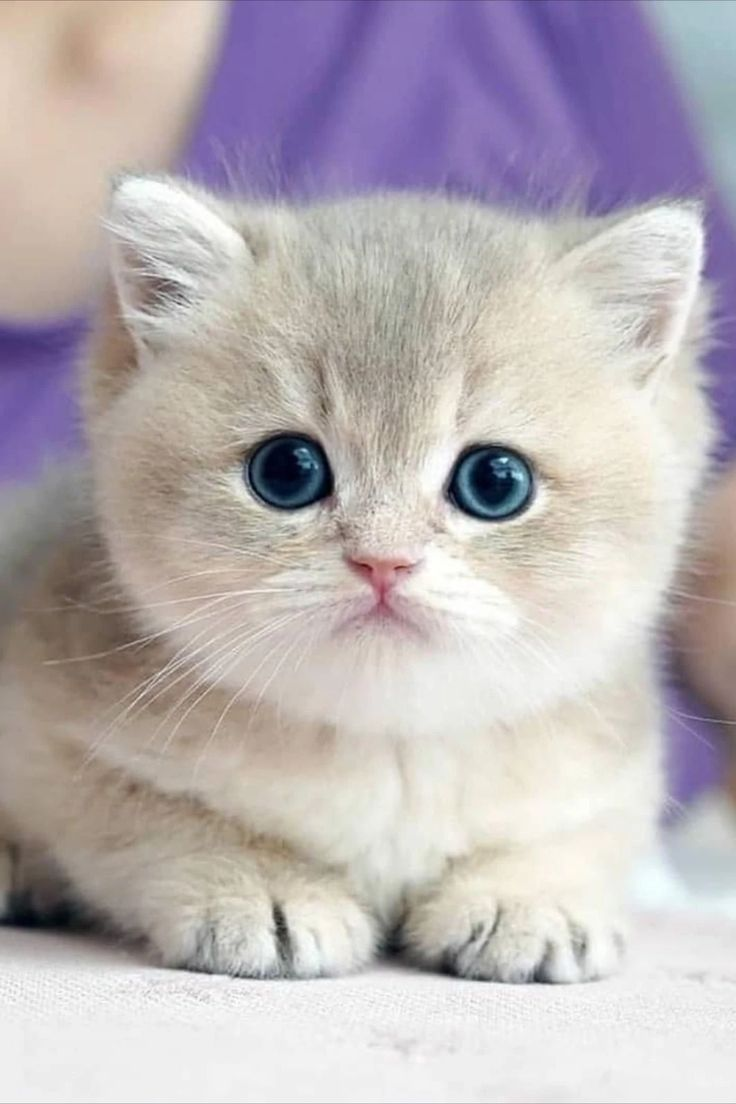
#> input picture images/cat.jpg, 736 x 1104 px
$ python Rotation.py
#> lines starting #> are read from the running program, lines starting #| are printed output that depends on the picture
import cv2

img = cv2.imread('../images/cat.jpg')
#> img is the input picture: shape (1104, 736, 3); mean B, G, R 182, 178.6, 186.2

rotated_90 = cv2.rotate(img,cv2.ROTATE_90_CLOCKWISE)
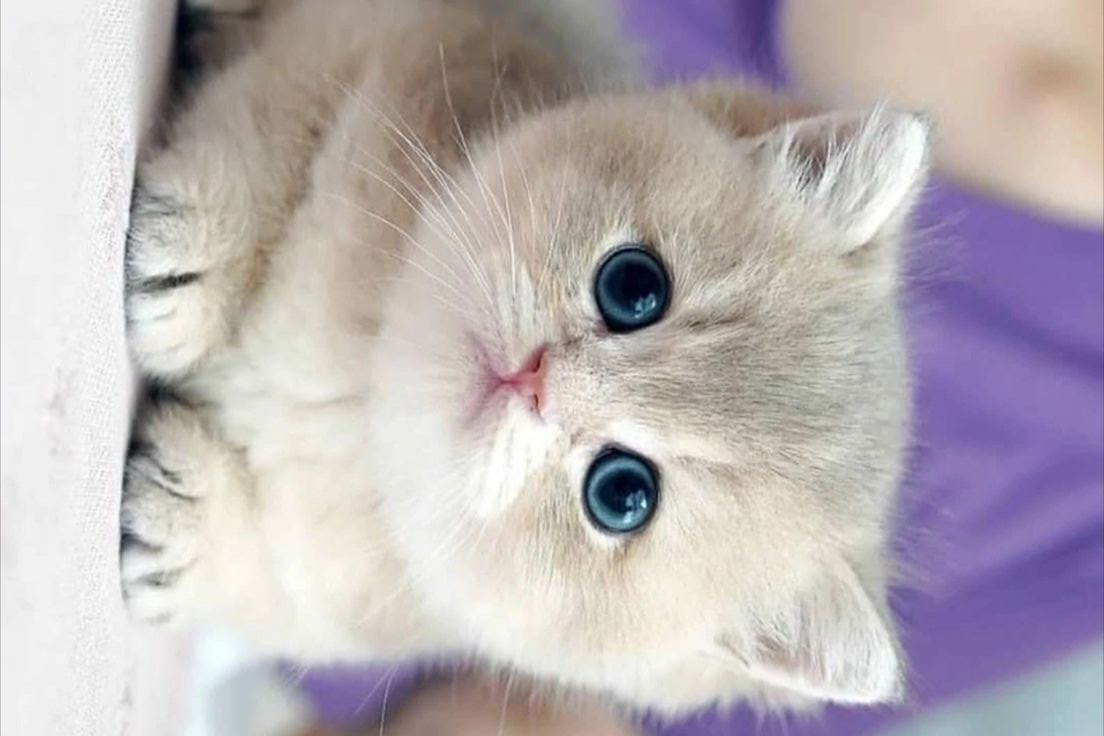
#> rotated_90: shape (736, 1104, 3); mean B, G, R 182, 178.6, 186.2
rotated_180 = cv2.rotate(img,cv2.ROTATE_180)
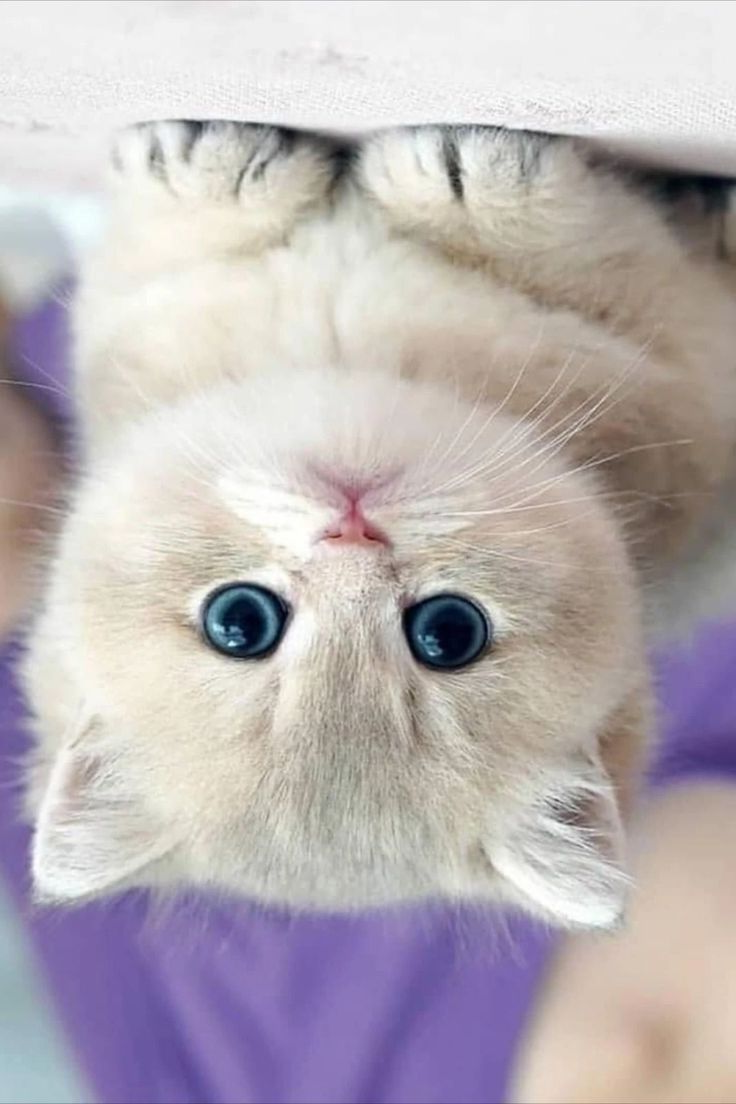
#> rotated_180: shape (1104, 736, 3); mean B, G, R 182, 178.6, 186.2
rotated_90_cc = cv2.rotate(img,cv2.ROTATE_90_COUNTERCLOCKWISE)
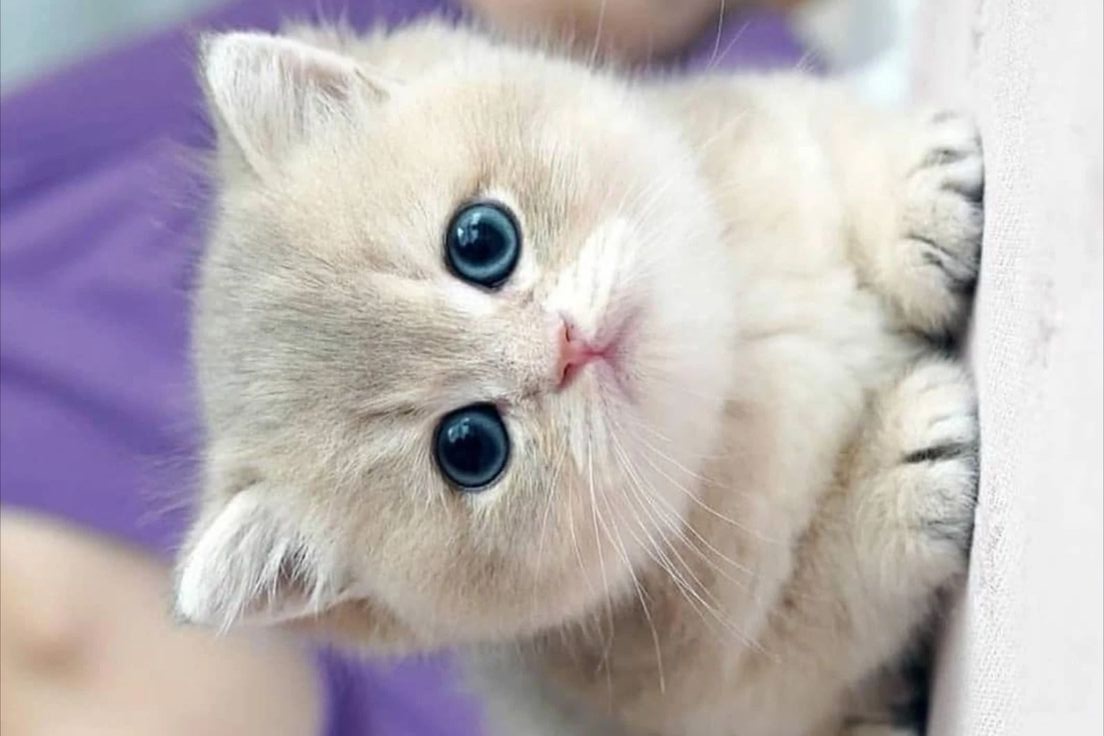
#> rotated_90_cc: shape (736, 1104, 3); mean B, G, R 182, 178.6, 186.2

cv2.imshow("Rotated 90 Degree Clockwise Image",rotated_90)
cv2.imshow("Rotated 180 Degree Image",rotated_180)
cv2.imshow("Rotated 90 Degree Couter Clockwise Image",rotated_90_cc)
cv2.imshow("Original Image",img)
cv2.waitKey(0)
cv2.destroyAllWindows()

m = cv2.getRotationMatrix2D((img.shape[1]//2,img.shape[0]//2),90,1.0)
rotated_image = cv2.warpAffine(img,m,(img.shape[1],img.shape[0]))
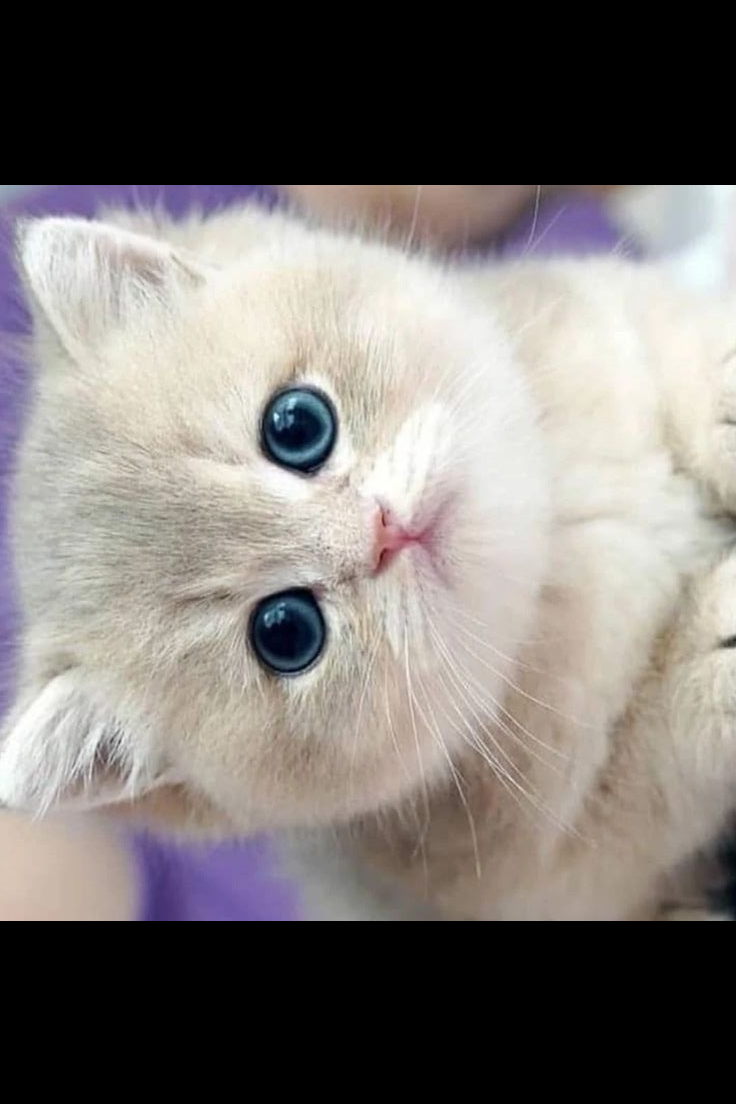
#> rotated_image: shape (1104, 736, 3); mean B, G, R 116.5, 119.7, 124.5
cv2.imshow("Rotated Image",rotated_image)
cv2.waitKey(0)
cv2.destroyAllWindows()
